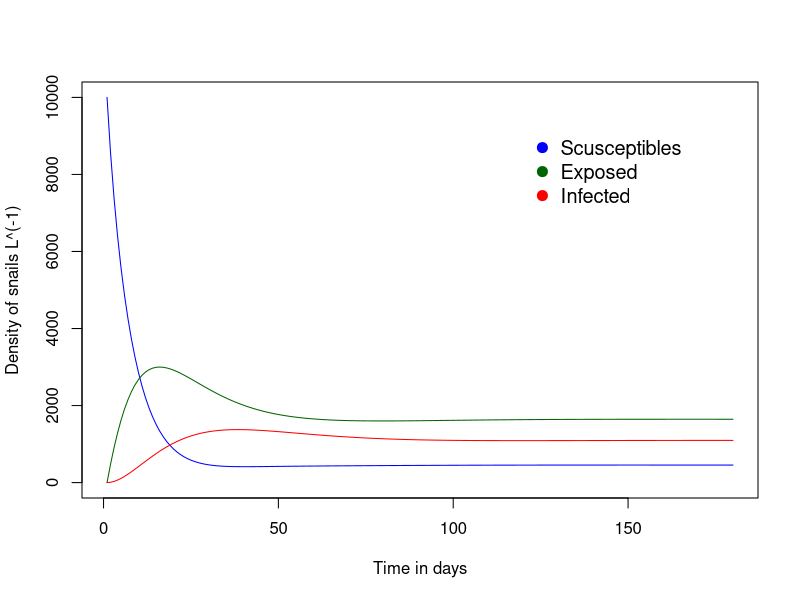
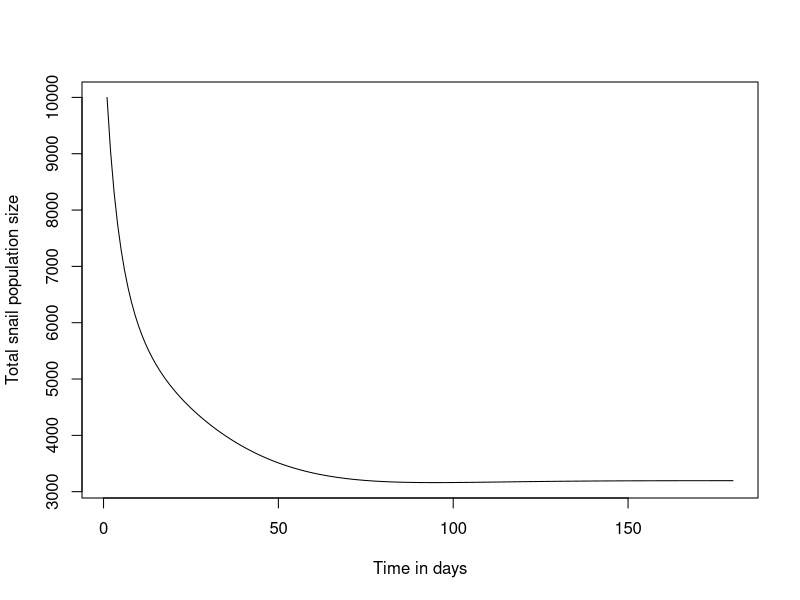
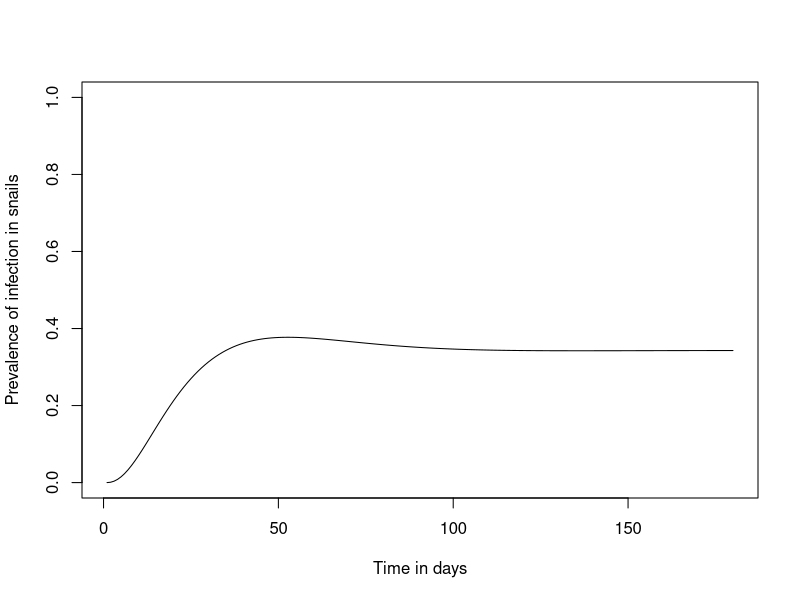

Write R code to recreate these figures, in order. (Note: this script raises an error after producing the figures.)
#############################
#Author: Veronica Malizia
#Date: 10/03/2022
#R version: 3.6.1

#Snails are infected with a FOIs: human-to-snail
#This modules implements the SEI model for freshwater snail population
#The model provides as outcome the FOIh: snail-to-human

#Daily timesteps for snail population dynamics

#This script is explorative for snails dynamics. In the main Schisto model it is already included in line
#############################
rm(list = ls())

library(deSolve)
SEI <- function(t, x, parms) {    
    with(as.list(c(parms, x)), {
        N <- S+E+I #is better to work with densities?
        #Logistic growth
        #For population growing with limited amount of resources
        beta <- beta0*(1-N/k) #Infected snails do not reproduce

        #Equations
        dS <- beta*(S+E) - (v+FOIs/N)*S #susceptible
        dE <- (FOIs/N)*S - (v+tau)*E #Exposed: snails are invaded, but larvae are not patent yet. Thus, snails do not shed cercariae
        dI <- tau*E - (v+v2)*I  #Infected: larvae in the snail are mature and snails shed cercariae
        res <- c(dS, dE, dI)
        list(res)
    })
}


## Parameters
#ENV = 500 #L, total volume of water
max.reproduction.rate = 0.1 #d^-1 from Civitello DJ, 2022 #monthly is ~ 1 egg/day 
carrying.capacity = 5000 #arbitrary. To be estimated. #Civitello uses 5 L^-1 (about 30 per m3) 
lifespan = 100 #days, Civitello #Gurarie: about 3 months
mortality.rate = 1/lifespan 
#lifespan.reduction=0.8 #arbitrary. Still not enough evidence found.
mortality.rate.infection = 0.04 #d^-1 from Civitello #1/((1-lifespan.reduction)*lifespan)
mu = 30 #1 month: lifespan of larvae within the snail, before shedding cercariae
infection.rate = 1/mu 
#c = 2 #contact rate for snails. This should also be a calibrating parameter. 
#For now we assume that snails get in contact with all free-living miracidiae. I think it cannot be >1
chi = 0.5 #probability of a successful invasion for a single miracidia getting in contact with the host
# 0.5 is Civitello. OR it is for now computed from a Poisson as P(x=1)=0.8*exp(-0.8) using the infection rate from Anderson & May (1991).
# However, I would consider it arbitrary too and then to be estimated. (Or look for data)
miracidiae = 1000
l0 = 1/15 #1/d. Rate of sporocyst development in snails, given successful invasion.
cerc.prod.rate = 50 #1/d per infected snail
cerc.mortality = 1 #1/d

FOIs= chi*miracidiae #c*chi*miracidiae #Civitello uses 0.01
parms  <- c(beta0 = max.reproduction.rate, k = carrying.capacity, v = mortality.rate,
            FOIs = FOIs, v2 = mortality.rate.infection, tau = infection.rate)

## vector of time steps
#I have to stick to monthly time step as in the main module.
ndays=180
times <- 1:ndays

## initial conditions
#M0 = 100
pop.size=10000
E0=0
I0=0
S0=pop.size - sum(E0, I0)
#If densities: S0=1

## Start values for steady state
xstart <- c(S = S0, E = E0, I = I0)

## Solving
out <-  lsoda(xstart, times, SEI, parms) #tra gli argomenti ha la mia funzione che definisce il sistema differenziale

#Solving iteratively for different carring capacities
# ks <- c(1000, 5000, 10000)
# for(i in 1:3){
#   parms  <- c(beta0 = max.reproduction.rate, k = ks[i], v = mortality.rate,
#               FOIs = FOIs, v2 = mortality.rate.infection, tau = infection.rate)
#   assign(paste("out_", ks[i], sep = ""),
#   as.data.frame(lsoda(xstart, times, SEI, parms)))
# }


## Translate the output into a data.frame
out2 <- as.data.frame(out)

## Plotting
yname <- paste("Density of snails", expression(L^(-1)), sep=" ")
TOT <- out2$S + out2$E + out2$I
plot(out2$time, out2$S, col='blue', ylim=c(0, max(out[,-1])), type='l', xlab = "Time in days",
     ylab = yname) #Susceptibles
lines(out2$time, out2$E, col='dark green') #Exposed (infected but not shedding larvae)
lines(out2$time, out2$I, col='red') #Infected (larvae are mature and snails excrete cercariae)
#str(out2)
legend("topright", 
       legend = c("Scusceptibles", "Exposed", "Infected"), 
       col = c("blue", "dark green", "red"), 
       pch = 20, 
       bty = "n", 
       pt.cex = 2, 
       cex = 1.2, 
       text.col = "black", 
       horiz = F , 
       inset = c(0.1, 0.1))

plot(out2$time, TOT, type='l', 
     xlab = "Time in days", ylab = "Total snail population size") 

#Plotting prevalence
plot(out2$time, out2$I/TOT, ylim=c(0, 1), type='l', 
     xlab = "Time in days", ylab = "Prevalence of infection in snails") 
lines(out2$time, (out2$I+out2$E)/out2$N, ylim=c(0, 1), type='l', col='violet',
     xlab = "Time in days", ylab = "Prevalence of infection in snails")
legend("topright", 
       legend = c("I/N", "(E+I)/N"), 
       col = c("black", "violet"), 
       pch = 20, 
       bty = "n", 
       pt.cex = 2, 
       cex = 1.2, 
       text.col = "black", 
       horiz = F , 
       inset = c(0.1, 0.1))


# plot(out_10000$time, out_10000$I, col='purple', type='l', xlab = "Time in days",
#      ylab = yname) #Susceptibles
# lines(out_1000$time, out_1000$I, col='blue', type='l', xlab = "Time in days",
#       ylab = yname) #Susceptibles
# lines(out_5000$time, out_5000$I, col='red', type='l', xlab = "Time in days",
#       ylab = yname) #Susceptibles
